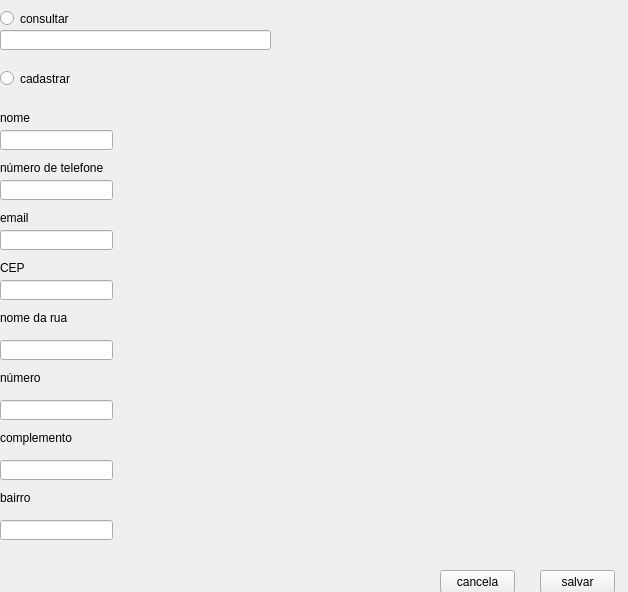
<?xml version="1.0" encoding="UTF-8"?>
<ui version="4.0">
 <class>Form</class>
 <widget class="QWidget" name="Form">
  <property name="geometry">
   <rect>
    <x>0</x>
    <y>0</y>
    <width>628</width>
    <height>592</height>
   </rect>
  </property>
  <property name="windowTitle">
   <string>Form</string>
  </property>
  <widget class="QRadioButton" name="radioButton">
   <property name="geometry">
    <rect>
     <x>0</x>
     <y>10</y>
     <width>291</width>
     <height>17</height>
    </rect>
   </property>
   <property name="text">
    <string>consultar</string>
   </property>
  </widget>
  <widget class="QLineEdit" name="lineEdit">
   <property name="geometry">
    <rect>
     <x>0</x>
     <y>30</y>
     <width>271</width>
     <height>20</height>
    </rect>
   </property>
  </widget>
  <widget class="QRadioButton" name="radioButton_2">
   <property name="geometry">
    <rect>
     <x>0</x>
     <y>70</y>
     <width>271</width>
     <height>17</height>
    </rect>
   </property>
   <property name="text">
    <string>cadastrar</string>
   </property>
  </widget>
  <widget class="QLabel" name="label">
   <property name="geometry">
    <rect>
     <x>0</x>
     <y>110</y>
     <width>111</width>
     <height>16</height>
    </rect>
   </property>
   <property name="text">
    <string>nome</string>
   </property>
  </widget>
  <widget class="QLineEdit" name="lineEdit_2">
   <property name="geometry">
    <rect>
     <x>0</x>
     <y>130</y>
     <width>113</width>
     <height>20</height>
    </rect>
   </property>
  </widget>
  <widget class="QLabel" name="label_2">
   <property name="geometry">
    <rect>
     <x>0</x>
     <y>160</y>
     <width>111</width>
     <height>16</height>
    </rect>
   </property>
   <property name="text">
    <string>número de telefone</string>
   </property>
  </widget>
  <widget class="QLineEdit" name="lineEdit_3">
   <property name="geometry">
    <rect>
     <x>0</x>
     <y>180</y>
     <width>113</width>
     <height>20</height>
    </rect>
   </property>
  </widget>
  <widget class="QLabel" name="label_3">
   <property name="geometry">
    <rect>
     <x>0</x>
     <y>210</y>
     <width>111</width>
     <height>16</height>
    </rect>
   </property>
   <property name="text">
    <string>email</string>
   </property>
  </widget>
  <widget class="QLineEdit" name="lineEdit_4">
   <property name="geometry">
    <rect>
     <x>0</x>
     <y>230</y>
     <width>113</width>
     <height>20</height>
    </rect>
   </property>
  </widget>
  <widget class="QLabel" name="label_4">
   <property name="geometry">
    <rect>
     <x>0</x>
     <y>260</y>
     <width>111</width>
     <height>16</height>
    </rect>
   </property>
   <property name="text">
    <string>CEP</string>
   </property>
  </widget>
  <widget class="QLineEdit" name="lineEdit_5">
   <property name="geometry">
    <rect>
     <x>0</x>
     <y>280</y>
     <width>113</width>
     <height>20</height>
    </rect>
   </property>
  </widget>
  <widget class="QLabel" name="label_5">
   <property name="geometry">
    <rect>
     <x>0</x>
     <y>310</y>
     <width>111</width>
     <height>16</height>
    </rect>
   </property>
   <property name="text">
    <string>nome da rua</string>
   </property>
  </widget>
  <widget class="QLineEdit" name="lineEdit_6">
   <property name="geometry">
    <rect>
     <x>0</x>
     <y>340</y>
     <width>113</width>
     <height>20</height>
    </rect>
   </property>
  </widget>
  <widget class="QLabel" name="label_6">
   <property name="geometry">
    <rect>
     <x>0</x>
     <y>370</y>
     <width>111</width>
     <height>16</height>
    </rect>
   </property>
   <property name="text">
    <string>número</string>
   </property>
  </widget>
  <widget class="QLineEdit" name="lineEdit_7">
   <property name="geometry">
    <rect>
     <x>0</x>
     <y>400</y>
     <width>113</width>
     <height>20</height>
    </rect>
   </property>
  </widget>
  <widget class="QLabel" name="label_7">
   <property name="geometry">
    <rect>
     <x>0</x>
     <y>430</y>
     <width>111</width>
     <height>16</height>
    </rect>
   </property>
   <property name="text">
    <string>complemento</string>
   </property>
  </widget>
  <widget class="QLineEdit" name="lineEdit_8">
   <property name="geometry">
    <rect>
     <x>0</x>
     <y>460</y>
     <width>113</width>
     <height>20</height>
    </rect>
   </property>
  </widget>
  <widget class="QLabel" name="label_8">
   <property name="geometry">
    <rect>
     <x>0</x>
     <y>490</y>
     <width>111</width>
     <height>16</height>
    </rect>
   </property>
   <property name="text">
    <string>bairro</string>
   </property>
  </widget>
  <widget class="QLineEdit" name="lineEdit_9">
   <property name="geometry">
    <rect>
     <x>0</x>
     <y>520</y>
     <width>113</width>
     <height>20</height>
    </rect>
   </property>
  </widget>
  <widget class="QPushButton" name="pushButton">
   <property name="geometry">
    <rect>
     <x>440</x>
     <y>570</y>
     <width>75</width>
     <height>23</height>
    </rect>
   </property>
   <property name="text">
    <string>cancela</string>
   </property>
  </widget>
  <widget class="QPushButton" name="pushButton_2">
   <property name="geometry">
    <rect>
     <x>540</x>
     <y>570</y>
     <width>75</width>
     <height>23</height>
    </rect>
   </property>
   <property name="text">
    <string>salvar</string>
   </property>
  </widget>
 </widget>
 <resources/>
 <connections/>
</ui>
